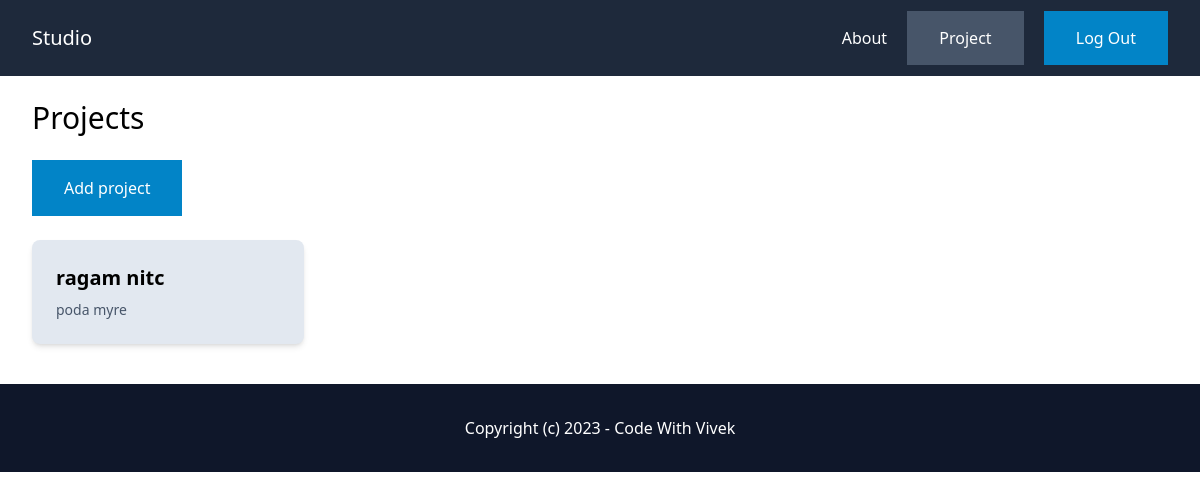
The app's page /projects/ (signed in), older data.
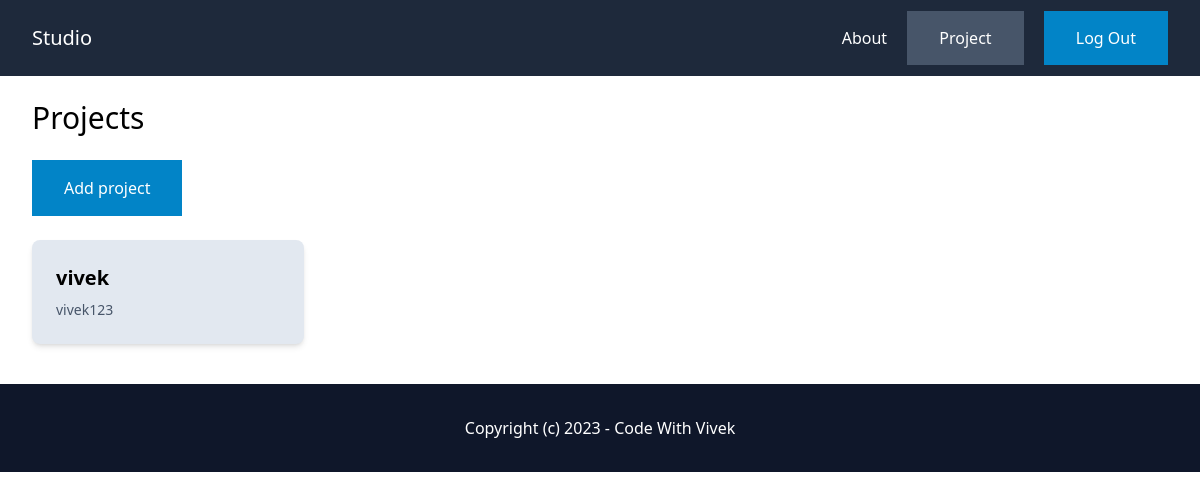
The same page, newer data.
### project/models.py (models this page shows, shortened)
class Project(models.Model):
    id=models.UUIDField(primary_key=True,default=uuid.uuid4,editable=False)
    name=models.CharField(max_length=255)
    description=models.TextField(blank=True,null=True)
    created_by=models.ForeignKey(User,related_name='projects',on_delete=models.CASCADE)

### project/views.py (the view)
# urls.py: path('',views.projects,name='projects'),
@login_required
def projects(request):
    projects=Project.objects.filter(created_by=request.user)
    return render(request,'project/projects.html',{
        'my_projects':projects
    })

### project/templates/project/projects.html
{% extends 'core/base.html' %} {% block content %}
<h1 class="mb-6 text-3xl">Projects</h1>
<a
  href="{% url 'project:add' %}"
  class="py-4 px-8 bg-sky-600 text-white inline-block"
>
  Add project
</a>
<div class="mt-6 grid grid-cols-4 gap-4">
  {% for project in my_projects %}
  <div class="py-6 px-6 bg-slate-200 mb-4 rounded-lg shadow-md relative">
    <a href="{% url 'project:project' project.id %}">
      <h2 class="mb-2 text-xl font-semibold">{{ project.name }}</h2>
      <p class="text-sm text-slate-600">{{ project.description }}</p>
    </a>
  </div>
  {% endfor %}
</div>
{% endblock %}

Row changes from the older to the newer data that the page shows:
removed Project: name "ragam nitc", description "poda myre"
added Project: name "vivek", description "vivek123"
